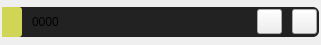
<?xml version="1.0" encoding="UTF-8"?>
<ui version="4.0">
 <class>FormResultCardPoint</class>
 <widget class="QWidget" name="FormResultCardPoint">
  <property name="geometry">
   <rect>
    <x>0</x>
    <y>0</y>
    <width>321</width>
    <height>45</height>
   </rect>
  </property>
  <property name="sizePolicy">
   <sizepolicy hsizetype="Preferred" vsizetype="Preferred">
    <horstretch>0</horstretch>
    <verstretch>0</verstretch>
   </sizepolicy>
  </property>
  <property name="windowTitle">
   <string>Form</string>
  </property>
  <property name="styleSheet">
   <string notr="true">/*Colores primarios*/
/* 
gris oscuro #222222 #333333 #444444
gris claro #999999 #DDDDDD
verde claro #C8CC8E
vinotinto #742427
*/
/*Colores secundarios */
/* 
Azules #36C9C6 #00BDB9 #77ACA2
rojos #910D3F #C70039 #F94646
naranjas #D34E24 #F28123 #F7F052
*/

/* Funetes/*

/*
italic: font: italic 9pt &quot;Ubuntu&quot;;
regular: font: 9pt &quot;Ubuntu&quot;;
light: font: 300 9pt &quot;Ubuntu&quot;;
medium: font: 500 9pt &quot;Ubuntu&quot;;
bold: font: 700 9pt &quot;Ubuntu&quot;;
*/

/****************************************************************************************************************************************************/




QFrame#frame_card{
background: #222222;
border-radius:6px
}
QFrame#frame_color{
background: #D0D555;
border-top-right-radius:3px;
border-bottom-right-radius: 3px
}


QToolButton[style_mesh_card_button=&quot;1&quot;]{
background-color: transparent;
border: 1px solid #222222;
border-radius: 3px ;
}

QToolButton[style_mesh_card_button=&quot;1&quot;]:hover{ 
background-color: #444444;
}

QToolButton[style_mesh_card_button=&quot;1&quot;]:pressed{
border-top: 2px solid #222222;
border-left: 2px solid #222222;
}  


QLabel[QLabelStyle=&quot;1&quot;]{
font: 500 9pt &quot;Ubuntu&quot;;
color: #DDDDDD;
}


</string>
  </property>
  <layout class="QHBoxLayout" name="horizontalLayout_2">
   <property name="spacing">
    <number>0</number>
   </property>
   <property name="leftMargin">
    <number>2</number>
   </property>
   <property name="topMargin">
    <number>2</number>
   </property>
   <property name="rightMargin">
    <number>2</number>
   </property>
   <property name="bottomMargin">
    <number>2</number>
   </property>
   <item>
    <widget class="QFrame" name="frame_card">
     <property name="sizePolicy">
      <sizepolicy hsizetype="Preferred" vsizetype="Fixed">
       <horstretch>0</horstretch>
       <verstretch>0</verstretch>
      </sizepolicy>
     </property>
     <property name="minimumSize">
      <size>
       <width>0</width>
       <height>0</height>
      </size>
     </property>
     <property name="maximumSize">
      <size>
       <width>16777215</width>
       <height>16777215</height>
      </size>
     </property>
     <property name="frameShape">
      <enum>QFrame::StyledPanel</enum>
     </property>
     <property name="frameShadow">
      <enum>QFrame::Raised</enum>
     </property>
     <layout class="QHBoxLayout" name="horizontalLayout">
      <property name="spacing">
       <number>10</number>
      </property>
      <property name="leftMargin">
       <number>0</number>
      </property>
      <property name="topMargin">
       <number>0</number>
      </property>
      <property name="rightMargin">
       <number>2</number>
      </property>
      <property name="bottomMargin">
       <number>0</number>
      </property>
      <item>
       <widget class="QFrame" name="frame_color">
        <property name="minimumSize">
         <size>
          <width>20</width>
          <height>30</height>
         </size>
        </property>
        <property name="maximumSize">
         <size>
          <width>10</width>
          <height>30</height>
         </size>
        </property>
        <property name="frameShape">
         <enum>QFrame::StyledPanel</enum>
        </property>
        <property name="frameShadow">
         <enum>QFrame::Raised</enum>
        </property>
       </widget>
      </item>
      <item>
       <widget class="QLabel" name="label_cardNamePoint">
        <property name="sizePolicy">
         <sizepolicy hsizetype="Fixed" vsizetype="Preferred">
          <horstretch>0</horstretch>
          <verstretch>0</verstretch>
         </sizepolicy>
        </property>
        <property name="minimumSize">
         <size>
          <width>35</width>
          <height>0</height>
         </size>
        </property>
        <property name="maximumSize">
         <size>
          <width>35</width>
          <height>16777215</height>
         </size>
        </property>
        <property name="text">
         <string>0000</string>
        </property>
        <property name="alignment">
         <set>Qt::AlignLeading|Qt::AlignLeft|Qt::AlignVCenter</set>
        </property>
        <property name="QLabelStyle" stdset="0">
         <number>1</number>
        </property>
       </widget>
      </item>
      <item>
       <spacer name="horizontalSpacer">
        <property name="orientation">
         <enum>Qt::Horizontal</enum>
        </property>
        <property name="sizeHint" stdset="0">
         <size>
          <width>40</width>
          <height>20</height>
         </size>
        </property>
       </spacer>
      </item>
      <item>
       <widget class="QToolButton" name="toolButton_showHidePoint">
        <property name="sizePolicy">
         <sizepolicy hsizetype="Fixed" vsizetype="Maximum">
          <horstretch>25</horstretch>
          <verstretch>25</verstretch>
         </sizepolicy>
        </property>
        <property name="minimumSize">
         <size>
          <width>25</width>
          <height>25</height>
         </size>
        </property>
        <property name="maximumSize">
         <size>
          <width>25</width>
          <height>25</height>
         </size>
        </property>
        <property name="font">
         <font>
          <family>Ubuntu</family>
          <pointsize>7</pointsize>
         </font>
        </property>
        <property name="styleSheet">
         <string notr="true"/>
        </property>
        <property name="text">
         <string/>
        </property>
        <property name="icon">
         <iconset>
          <normaloff>../resources/iconos/iconos_menu_draw_mesh/view.svg</normaloff>../resources/iconos/iconos_menu_draw_mesh/view.svg</iconset>
        </property>
        <property name="iconSize">
         <size>
          <width>15</width>
          <height>15</height>
         </size>
        </property>
        <property name="toolButtonStyle">
         <enum>Qt::ToolButtonIconOnly</enum>
        </property>
        <property name="style_mesh_card_button" stdset="0">
         <number>1</number>
        </property>
       </widget>
      </item>
      <item>
       <widget class="QToolButton" name="toolButton_closePoint">
        <property name="sizePolicy">
         <sizepolicy hsizetype="Fixed" vsizetype="Maximum">
          <horstretch>0</horstretch>
          <verstretch>0</verstretch>
         </sizepolicy>
        </property>
        <property name="minimumSize">
         <size>
          <width>25</width>
          <height>25</height>
         </size>
        </property>
        <property name="maximumSize">
         <size>
          <width>25</width>
          <height>25</height>
         </size>
        </property>
        <property name="font">
         <font>
          <family>Ubuntu</family>
          <pointsize>7</pointsize>
         </font>
        </property>
        <property name="styleSheet">
         <string notr="true"/>
        </property>
        <property name="text">
         <string/>
        </property>
        <property name="icon">
         <iconset>
          <normaloff>../resources/iconos/iconos_consola/exit.svg</normaloff>../resources/iconos/iconos_consola/exit.svg</iconset>
        </property>
        <property name="iconSize">
         <size>
          <width>15</width>
          <height>15</height>
         </size>
        </property>
        <property name="toolButtonStyle">
         <enum>Qt::ToolButtonIconOnly</enum>
        </property>
        <property name="style_mesh_card_button" stdset="0">
         <number>1</number>
        </property>
       </widget>
      </item>
     </layout>
    </widget>
   </item>
  </layout>
 </widget>
 <resources/>
 <connections/>
</ui>
